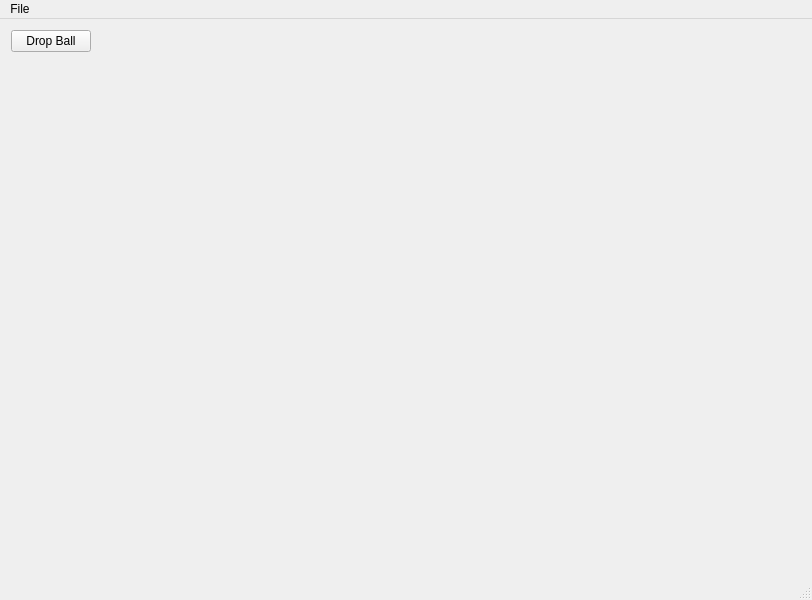
<?xml version="1.0" encoding="UTF-8"?>
<ui version="4.0">
 <class>MainWindowForm</class>
 <widget class="QMainWindow" name="MainWindowForm">
  <property name="geometry">
   <rect>
    <x>0</x>
    <y>0</y>
    <width>812</width>
    <height>600</height>
   </rect>
  </property>
  <property name="windowTitle">
   <string>The Best Ball Fountain</string>
  </property>
  <widget class="QWidget" name="centralWidget">
   <layout class="QGridLayout" name="gridLayout">
    <item row="0" column="0">
     <widget class="QPushButton" name="pushButton">
      <property name="text">
       <string>Drop Ball</string>
      </property>
     </widget>
    </item>
    <item row="0" column="1">
     <spacer name="horizontalSpacer">
      <property name="orientation">
       <enum>Qt::Horizontal</enum>
      </property>
      <property name="sizeHint" stdset="0">
       <size>
        <width>700</width>
        <height>20</height>
       </size>
      </property>
     </spacer>
    </item>
    <item row="1" column="0" colspan="2">
     <widget class="OSGWidget" name="widget" native="true"/>
    </item>
   </layout>
  </widget>
  <widget class="QMenuBar" name="menuBar">
   <property name="geometry">
    <rect>
     <x>0</x>
     <y>0</y>
     <width>812</width>
     <height>25</height>
    </rect>
   </property>
   <widget class="QMenu" name="menuFile">
    <property name="title">
     <string>File</string>
    </property>
    <addaction name="actionExit"/>
   </widget>
   <addaction name="menuFile"/>
  </widget>
  <widget class="QStatusBar" name="statusBar"/>
  <action name="actionOpen">
   <property name="text">
    <string>Open</string>
   </property>
  </action>
  <action name="actionAbout">
   <property name="text">
    <string>About</string>
   </property>
  </action>
  <action name="actionSave">
   <property name="text">
    <string>Save</string>
   </property>
  </action>
  <action name="actionSave_As">
   <property name="text">
    <string>Save As</string>
   </property>
  </action>
  <action name="actionExit">
   <property name="text">
    <string>Exit</string>
   </property>
  </action>
  <action name="actionOpen_2">
   <property name="text">
    <string>Open</string>
   </property>
  </action>
  <action name="actionSave_2">
   <property name="text">
    <string>Save</string>
   </property>
  </action>
  <action name="actionSave_As_2">
   <property name="text">
    <string>Save As</string>
   </property>
  </action>
 </widget>
 <layoutdefault spacing="6" margin="11"/>
 <customwidgets>
  <customwidget>
   <class>OSGWidget</class>
   <extends>QWidget</extends>
   <header>OSGWidget.h</header>
   <container>1</container>
  </customwidget>
 </customwidgets>
 <resources/>
 <connections/>
</ui>
